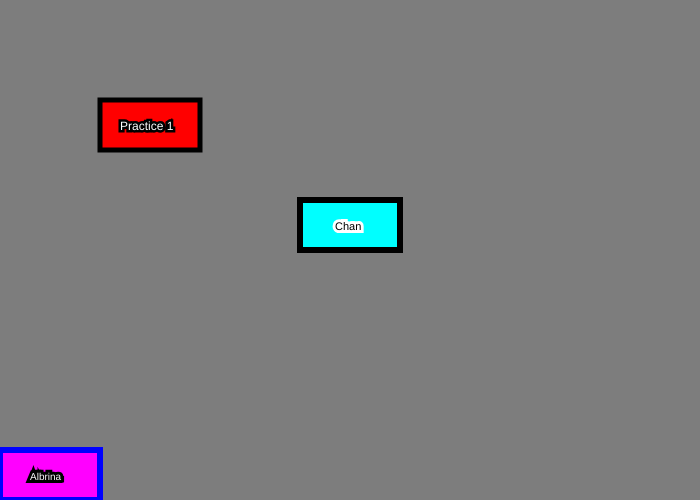
Frame 1 (no input)
Frame 60 (no input): identical to frame 1, image omitted
Frame 120 (the mouse pressed at the canvas centre since frame 60): identical to frame 1, image omitted

The p5.js sketch that drew this single still picture (run headless with seeded random() and noise() and a simulated clock; from frame 60 on, the mouse is pressed at the canvas centre):

// p5.js sketch
// ── sketch.js
var button2X;
var button2Y;

function setup()
{
  createCanvas(700,500);
  button2X = 10;
  button2Y = 150;

  
}

function draw()
{
	background(125,125,125)


	if (mouseX > 100 && mouseX < 100 + 100 && mouseY > 100 && mouseY < 100+50)
	{
		fill(0,255,0);
		stroke(0,0,0);
		strokeWeight(5);
		rect(100,100,100,50);		
	}
	else
	{
		fill(255,0,0);
		stroke(0,0,0);
		strokeWeight(5);
		rect(100,100,100,50);		
	}

	fill(255,255,255);
	stroke(0,0,0);
	textSize(12);
	text("Practice 1",100+20,130);



	if (mouseX > 0 && mouseX < 0+100 && mouseY > 450 && mouseY < 450+50)
	{
		fill(0,255,255)
		stroke (255,255,255)
		strokeWeight(2)
		rect(0,450,100,50)
	}
	else
	{
		fill(255,0,255)
		stroke(0,0,255)
		strokeWeight(6)
		rect(0,450,100,50)
	}

	fill(255,255,255);
	stroke(0,0,0);
	textSize(10)
	text("Albrina",30,480)

if(mouseX > 300 && mouseX < 300+100 && mouseY > 200 && mouseY < 200+50)
{
	fill(0,255,0)
	stroke(0,0,0)
	strokeWeight(3)
	rect(300,200,100,50)
}
else
{
	fill(0,255,255)
	stroke(0,0,0)
	strokeWeight(6)
	rect(300,200,100,50)
}

fill(0,0,0)
stroke(255,255,255)
textSize(11)
text("Chan",335,230)

}
